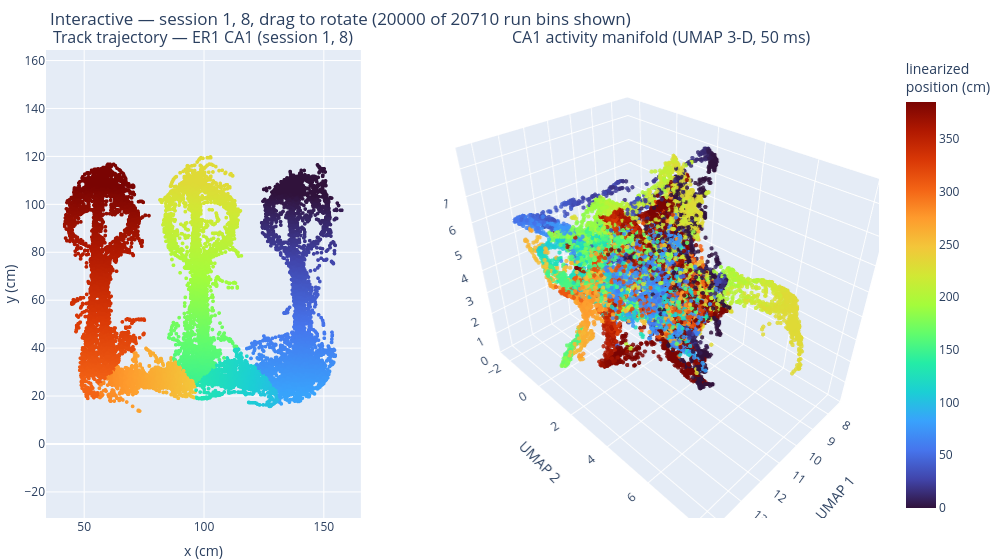

Notebook source saved alongside this figure:
### Markdown cell above
## 6. Interactive 3-D manifold (plotly)

Same data as section 5, but interactive: **drag to rotate** the UMAP manifold,
scroll to zoom, hover for the linearized position. Both panels share the Turbo
colour map (track location ↔ manifold location). Renders inline in VS Code /
Jupyter.

### Code cell
# Interactive version (plotly): drag the manifold to rotate / zoom.
# Reuses P (2-D track), E (3-D UMAP), L (linearized position) and the SESSIONS
# selection from section 5; subsampled for a responsive browser figure.
from plotly.subplots import make_subplots
import plotly.graph_objects as go

_idx = (np.random.default_rng(0).choice(len(P), 20000, replace=False)
        if len(P) > 20000 else np.arange(len(P)))
Pp, Ep, Lp = P[_idx], E[_idx], L[_idx]

fig = make_subplots(
    rows=1, cols=2, column_widths=[0.42, 0.58],
    specs=[[{"type": "xy"}, {"type": "scene"}]],
    subplot_titles=(f"Track trajectory — {SESSION} {REGION} ({SESS_TXT})",
                    "CA1 activity manifold (UMAP 3-D, 50 ms)"))
fig.add_trace(go.Scattergl(
    x=Pp[:, 0], y=Pp[:, 1], mode="markers",
    marker=dict(size=4, color=Lp, coloraxis="coloraxis"),
    hovertemplate="x=%{x:.0f}  y=%{y:.0f}<br>lin=%{marker.color:.0f} cm<extra></extra>"),
    row=1, col=1)
fig.add_trace(go.Scatter3d(
    x=Ep[:, 0], y=Ep[:, 1], z=Ep[:, 2], mode="markers",
    marker=dict(size=2.5, color=Lp, coloraxis="coloraxis", opacity=0.85),
    hovertemplate="UMAP=(%{x:.1f}, %{y:.1f}, %{z:.1f})<br>lin=%{marker.color:.0f} cm<extra></extra>"),
    row=1, col=2)
fig.update_xaxes(title_text="x (cm)", row=1, col=1)
fig.update_yaxes(title_text="y (cm)", scaleanchor="x", row=1, col=1)
fig.update_layout(
    coloraxis=dict(colorscale="Turbo", colorbar=dict(title="linearized<br>position (cm)")),
    scene=dict(xaxis_title="UMAP 1", yaxis_title="UMAP 2", zaxis_title="UMAP 3"),
    width=1000, height=560, margin=dict(l=0, r=0, t=50, b=0), showlegend=False,
    title_text=f"Interactive — {SESS_TXT}, drag to rotate ({len(Pp)} of {len(P)} run bins shown)")
fig                                    # display as the cell's last expression

### Figure 1 — Plotly figure (JSON) as saved in the notebook; plotly's stock layout.template omitted (floating-point values rounded to 4 significant figures; data arrays with more than 128 entries replaced by an {"elided": "..."} marker saying what was removed)
{"data": [{"hovertemplate": "x=%{x:.0f}  y=%{y:.0f}<br>lin=%{marker.color:.0f} cm<extra></extra>", "marker": {"color": {"elided": "20000 float values"}, "coloraxis": "coloraxis", "size": 4}, "mode": "markers", "type": "scattergl", "x": {"elided": "20000 float values"}, "xaxis": "x", "y": {"elided": "20000 float values"}, "yaxis": "y"}, {"hovertemplate": "UMAP=(%{x:.1f}, %{y:.1f}, %{z:.1f})<br>lin=%{marker.color:.0f} cm<extra></extra>", "marker": {"color": {"elided": "20000 float values"}, "coloraxis": "coloraxis", "opacity": 0.85, "size": 2.5}, "mode": "markers", "scene": "scene", "type": "scatter3d", "x": {"elided": "20000 float values"}, "y": {"elided": "20000 float values"}, "z": {"elided": "20000 float values"}}], "layout": {"annotations": [{"font": {"size": 16}, "showarrow": false, "text": "Track trajectory — ER1 CA1 (session 1, 8)", "x": 0.189, "xanchor": "center", "xref": "paper", "y": 1.0, "yanchor": "bottom", "yref": "paper"}, {"font": {"size": 16}, "showarrow": false, "text": "CA1 activity manifold (UMAP 3-D, 50 ms)", "x": 0.739, "xanchor": "center", "xref": "paper", "y": 1.0, "yanchor": "bottom", "yref": "paper"}], "coloraxis": {"colorbar": {"title": {"text": "linearized<br>position (cm)"}}, "colorscale": [[0.0, "#30123b"], [0.07143, "#4145ab"], [0.1429, "#4675ed"], [0.2143, "#39a2fc"], [0.2857, "#1bcfd4"], [0.3571, "#24eca6"], [0.4286, "#61fc6c"], [0.5, "#a4fc3b"], [0.5714, "#d1e834"], [0.6429, "#f3c63a"], [0.7143, "#fe9b2d"], [0.7857, "#f36315"], [0.8571, "#d93806"], [0.9286, "#b11901"], [1.0, "#7a0402"]]}, "height": 560, "margin": {"b": 0, "l": 0, "r": 0, "t": 50}, "scene": {"domain": {"x": [0.478, 1.0], "y": [0.0, 1.0]}, "xaxis": {"title": {"text": "UMAP 1"}}, "yaxis": {"title": {"text": "UMAP 2"}}, "zaxis": {"title": {"text": "UMAP 3"}}}, "showlegend": false, "title": {"text": "Interactive — session 1, 8, drag to rotate (20000 of 20710 run bins shown)"}, "width": 1000, "xaxis": {"anchor": "y", "domain": [0.0, 0.378], "title": {"text": "x (cm)"}}, "yaxis": {"anchor": "x", "domain": [0.0, 1.0], "scaleanchor": "x", "title": {"text": "y (cm)"}}}}
